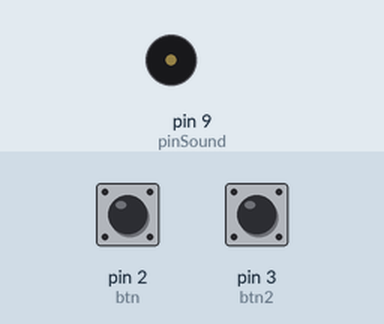
This sketch was run on a simulated Arduino Uno, built with avr-gcc and run on an emulated ATmega328P. On the bench: buzzer (waves = sounding). The inputs (shaded band) are chosen by the test bench; at power-on: pin 2 (btn) LOW, pin 3 (btn2) LOW.

Above: at 1.2 s.
1.3 s: pin 2 (btn) pulled HIGH for 0.15 s
At 1.45 s:
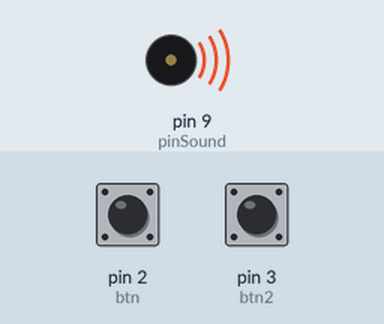
4.6 s: pin 2 (btn) pulled HIGH for 3.2 s
At 9.5 s:
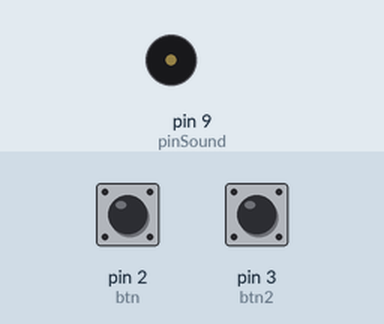
9.8 s: pin 3 (btn2) pulled HIGH for 3.2 s
At 10.4 s:
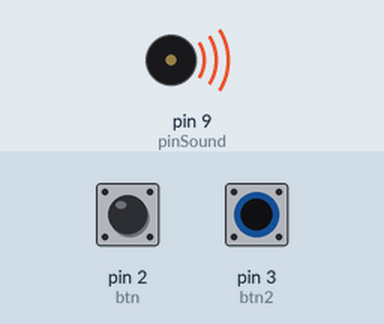
Timing chart, 0 to 14.6 s (numbered marks = the images above; inputs shaded):
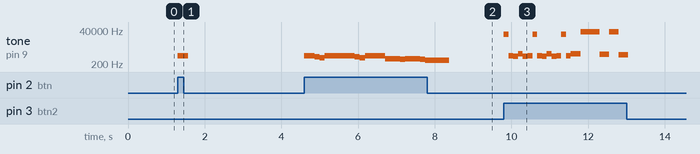

The sketch:

musica.ino
```cpp
/*
 * Miguel García 17560
 * Josué Asturias 17262
 * Electrónica Digital 2
 * Sección:20
 *
 * Proyecto 2 - música Dragon Ball Z
 */

#include <Wire.h>

  // put your setup code here, to run once:
int btn = 2;
int btn2 = 3;
int btn3 = 4;
int pinSound = 9;
int notaActual = 0;

long DO=523.25, //definimos las frecuencias de las notas
        DOS=554.37,
        RE=587.33,
        RES=622.25,
        MI=659.26,
        FA=698.46,
        FAS=739.99,
        SOL=783.99,
        SOLS=830.61,
        LA=880,
        LAS=932.33,
        SI=987.77,
        RE2=1174.66,
        FAS2=1479.98,
        DO2 =1046.5,
        SI2 = 19975.53,
        MI2=1318.51,
        PAU=30000; //pausa

int d1=1125,d=1000, e=750, m=500, c=250, o=125; //definimos los tiempos de doble, entera, media y cuarta

int melodia[] ={
698,698,622,523,698,698,698,622,523,698,
466,466,466,415,466,466,466,415,349,698,
698,622,523,698,698,698,622,523,698,466,
466,466,415,466,466,466,415,523,523,622,
698,698,698,622,523,622,523,622,622,698,
523,622,698,830,783,698,622,830,783,698
};

int duracionNota[] ={
140.58,131.58,131.58,131.58,523.32,131.58,131.58,131.58,131.58,526.32,
131.58,131.58,131.58,131.58,131.58,131.58,131.58,131.58,1052.64,131.48,
131.48,131.48,131.48,526.32,131.48,131.48,131.48,131.48,526.32,131.48,
131.48,131.48,131.48,131.48,131.48,131.48,131.48,1052.64,131.48,131.48,
263.16,263.16,263.16,131.48,131.48,131.48,131.48,131.58,131.48,526.32,
131.48,131.48,526.32,131.48,131.48,131.48,263.16,131.48,131.48,263.16
};

int duracion2[] = {
231.91,231.91,231.91,231.91,231.91,231.91,231.91,231.91,231.91,231.91,
231.91,231.91,231.91,231.91,231.91,231.91,231.91,231.91,828.94,231.91,
231.91,231.91,231.91,231.91,231.91,231.91,231.91,231.91,231.91,231.91,
231.91,231.91,231.91,231.91,231.91,231.91,231.91,828.95,231.91,231.91,
394.74,394.74,394.74,231.91,231.91,231.91,231.91,78.95,231.91,231.91,
231.91,231.91,828.95,231.91,231.91,231.91,394.74,231.91,231.91,394.73
};

int melodia3[]= {
SI2,FAS,MI,SI,MI,FAS,SI2,FAS,MI,SI,MI,FAS,SI2,FAS,SI,PAU,LA,PAU,SOLS,MI,PAU,LA,PAU,SOLS,PAU,SOLS,PAU,SOLS, //28
FAS,FAS,FAS,PAU,FAS,FAS,MI,MI,MI,          //9
PAU,LA,SOLS,MI,SI2,LA,LA,SOLS,LA,SI,SI,LA,LA,MI2,MI,FAS,SOL,   //17
LA,SI,DOS,RE,RE,DOS,DO,SI,LA,SOLS,SI,   //11
PAU,LA,SOLS,MI,MI,SI2,SI2,LA,LA,SOLS,LA,SI2,SI2,LA,MI2,MI,FAS,SOLS,      //18
LA,SI2,DO2,RE2,DO,SI2,SI2,SI2,PAU,   //9
DOS,PAU,SOLS,SOLS,DOS,SI2,LA,SOLS,FAS,LA,SOLS,SOLS     //12
};

int duracionNota3[]={
o,o,o,o,o,o,o,o,o,o,o,o,o,o,c,m,c,c,c,c,c,c,c,c,m,c,c,m,
o,c,d1,c,c,c,o,c,d1,
c,c,o,c,m,c,c,c,m,c,c,c,c,e,c,c,e,
e,m,e,c,m,c,c,c,c,c,e,
c,m,c,m,c,c,c,c,c,c,c,m,c,m,d,c,c,e,
m,c,c,c,o,c,c,d,c,
m,o,o,o,c,c,c,c,c,m,c,e
};

int x;    //variable de recibir en i2c

void setup() {
  Wire.begin(20);                // join i2c bus with address #20
  Wire.onReceive(receiveEvent); // register event
  Serial.begin(9600);           // start serial for output
  pinMode (pinSound,OUTPUT); // PIN DEL BUZZER O ALTOPARLANTE
  pinMode (btn, INPUT); // BOTON PARA INICIAR LAS CANCIONES
  pinMode (btn2, INPUT);
  pinMode (btn3, INPUT);
}

void loop() {
  // put your main code here, to run repeatedly:
  notaActual = 0;
  while(digitalRead(btn)==HIGH)
   {
    tone(pinSound, melodia[notaActual],duracion2); //da el tono a la frecuencia de la nota en ese momento
    delay(duracionNota[notaActual]);//se mantiene con la nota el tiempo definido para esa nota
    noTone(pinSound); //finaliza la melodía
    notaActual++;
    if (notaActual ==60){
      notaActual = 0;
    }
   }

  notaActual = 0;
  while(digitalRead(btn2)==HIGH)
   {
    tone(pinSound, melodia3[notaActual]); //da el tono a la frecuencia de la nota en ese momento
    delay(duracionNota3[notaActual]);//se mantiene con la nota el tiempo definido para esa nota
    noTone(pinSound); //finaliza la melodía
    notaActual++;
    if (notaActual ==88){
      notaActual = 0;
    }
    }
}

void receiveEvent(int howMany) {
  while (1 < Wire.available()) { // loop through all but the last
    char c = Wire.read(); // receive byte as a character
    Serial.print(c);         // print the character
  }
  x = Wire.read();    // receive byte as an integer
  Serial.println(x);         // print the integer
}
```

Measured:
- after the input at 1.3 s, tone on pin 9 (pinSound): silent → 698 Hz at once, → silent 0.27 s later
- after the input at 4.6 s, tone on pin 9 (pinSound): plays 698 Hz for 0.27 s, 622 Hz for 0.13 s, 523 Hz for 0.13 s, 698 Hz for 0.79 s, 622 Hz for 0.13 s, 523 Hz for 0.13 s … (12 notes in this stretch), starting at once
- after the input at 9.8 s, tone on pin 9 (pinSound): plays 19975 Hz for 0.13 s, 739 Hz for 0.13 s, 659 Hz for 0.13 s, 987 Hz for 0.13 s, 659 Hz for 0.13 s, 739 Hz for 0.13 s … (19 notes in this stretch), starting at once
